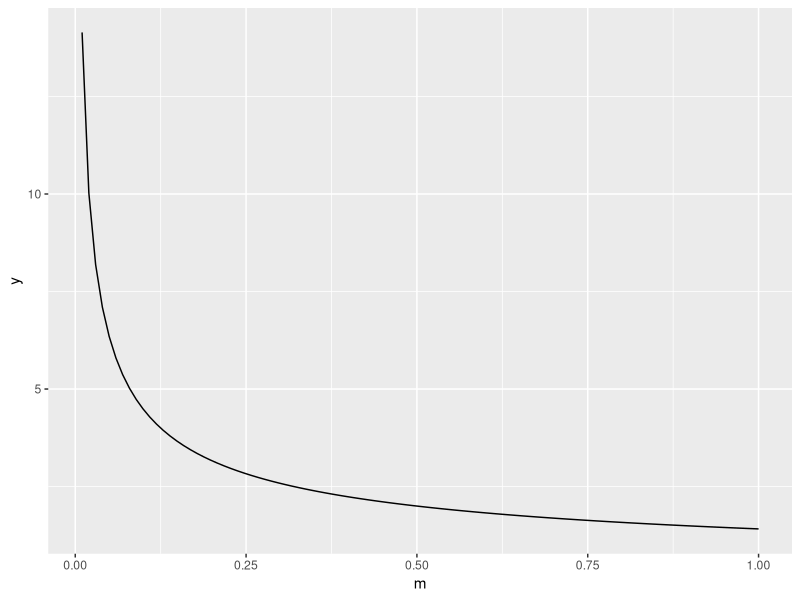
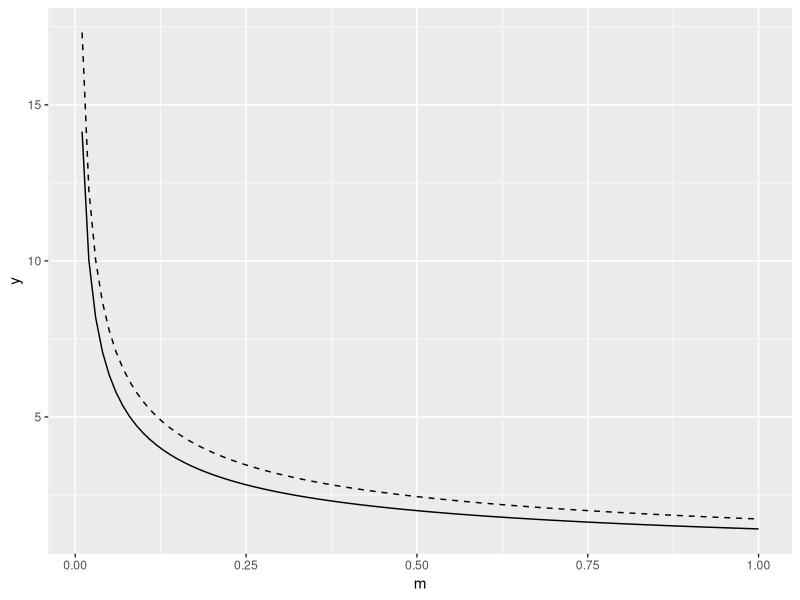

These charts were generated, in order, by the following R code:
## ---- chunk 1
#| echo: false
suppressMessages({library(ggplot2)})
df <- data.frame(m = c(0.01, 1))
fv1 <- function(m) sqrt(2 / m)
p1 <- ggplot(data=df, aes(x = m, y = after_stat(y))) + stat_function(fun = fv1)
p1
## ---- chunk 2
fv2 <- function(m) sqrt(3 / m)
p2 <- p1 + stat_function(fun = fv2, linetype = "dashed")
p2
